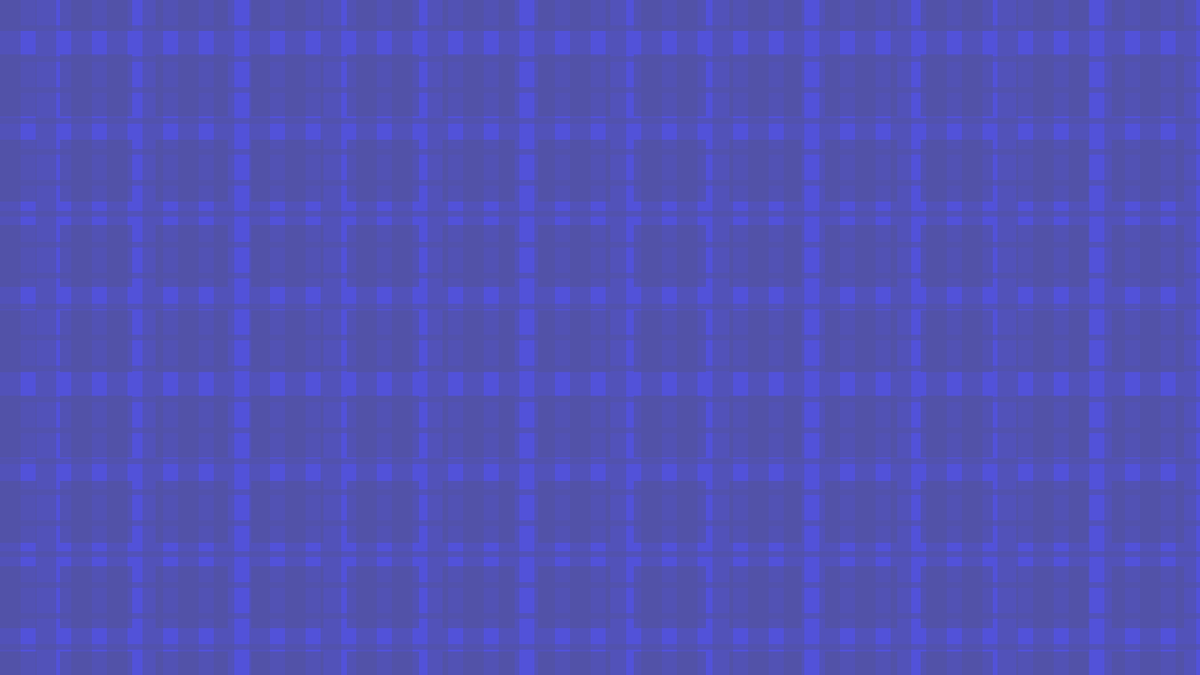
Frame 1 (no input)
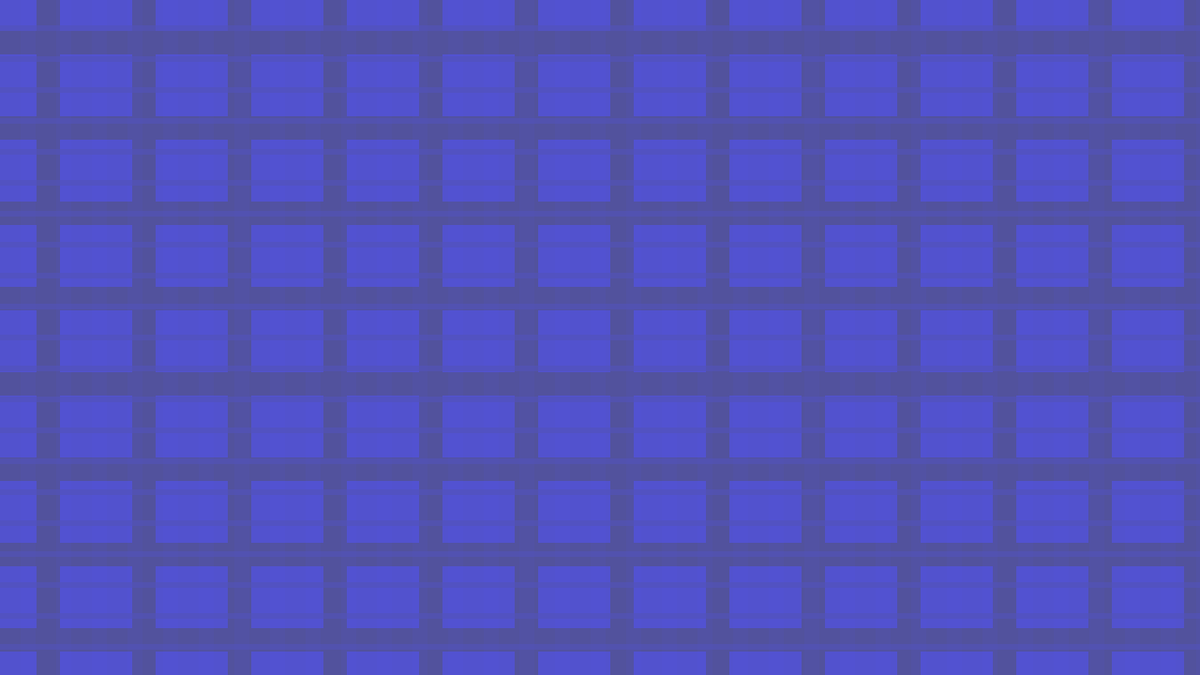
Frame 60 (the mouse pressed at the canvas centre just before this capture)
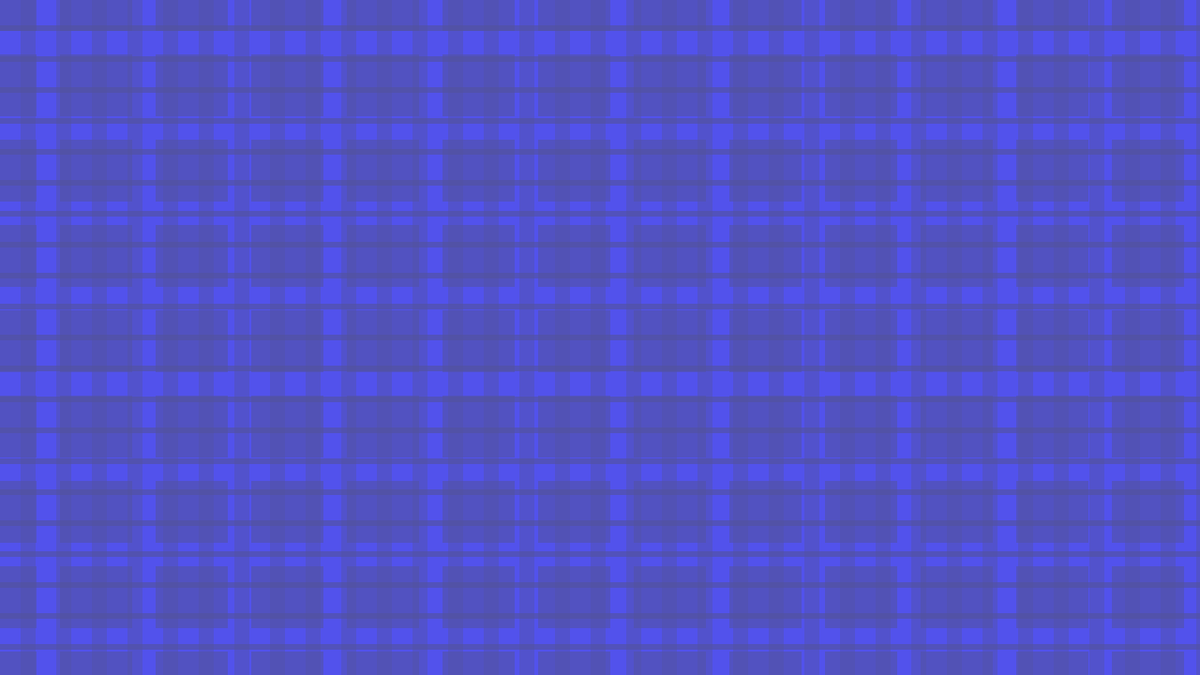
Frame 120 (the mouse held since frame 60 and released just before this capture)

The Processing sketch that drew these frames (run headless with seeded random() and noise(); from frame 60 on, the mouse is pressed at the canvas centre):

// Processing sketch: processing_161936
// ── processing_161936.pde

//I wanted to make an automatically generated plaid. The alignment didn't come out quite as I would have liked so I have to do more research on plaids.
//For the color palette, I wanted to be able to easily see what the plaid looks like in different color palettes, but also in different arrangements
//of one color palette. What does it look like if blue1 is in the foreground instead of blue2?, is the kind of question I'd find myself asking when
//working on a pattern. The sketch generates a color palette by generating a random base number and transparency number. Then, randomly picks which
//of Red, Green, or Blue in which to base the color palette. If Red is chosen, the base number is used as the values for green and blue in the resulting
//color. 



color[] palette = new color[4];
int zero;
int trans;
int tp;
int tempwidthinc=0, tempheightinc=0, layeronecol=0, layertwocol=0, layerthreecol=0, layerfourcol=0;
int timer=0, switcher=0;
int halfwide=0, halfhi=0;


void setup(){
  
  size(1280,720);
  halfwide=width/100;
  halfhi=height/100;
  background(255,255,255);
  rectMode(CORNER);
  noStroke();
  zero=(int)random(0,127);
  trans=(int)random(127,255);
  tp = (int)random(1,4);
  
      for(int i=0; i<palette.length; i++)
      {
        palette[i]= varcol ((int)random(127,255), tp);
        //println(palette[i]);
      }

tempwidthinc= (int)random(50, 100);
tempheightinc= (int)random(50, 100);
//println("height inc:"+tempheightinc+"  width inc:"+tempwidthinc);
/*layeronecol= (int)random(0,palette.length);
layertwocol= (int)random(0,palette.length);
layerthreecol= (int)random(0,palette.length);
layerfourcol= (int)random(0,palette.length);*/

layeronecol= 0;
layertwocol= 1;
layerthreecol= 2;
layerfourcol= 3;
    //println(layeronecol+" "+layertwocol+" "+layerthreecol+" "+layerfourcol+" ");
}



void draw(){
  
 background(palette[layerfourcol]);//set background to last color in the palette, also erases previous frame

//SQUARES LAYERS draw the under stripe, the squares, and the over stripe


  for(int i=-16-tempwidthinc/2; i<width; i+=tempwidthinc/2)
  {
   
     fill(palette[layertwocol]);
     for(int n=-10; n<height; n+=20)
     {
       rect(i,n,16,20);
     }
    
  }
 /* for(int i=-tempwidthinc/2; i<width; i+=tempwidthinc+25)
  {
   
     fill(palette[layerfourcol]);
     for(int n=-tempheightinc/2; n<height; n+=tempheightinc+25)
     {
       ellipse(i,n,10,10);
       ellipse(i+tempwidthinc,n+tempheightinc,10,10);
       ellipse(i,n+tempheightinc,10,10);
       ellipse(i+tempwidthinc,n,10,10);
       //ellipse(n,i,10,10);
     }
    
  }*/
  for(int i=-tempwidthinc/2; i<width; i+=tempwidthinc+25)
  {
    // println(i);

     fill(palette[layeronecol]);
     for(int n=-tempheightinc/2; n<height; n+=tempheightinc+25)
     {
       rect(i,n,tempwidthinc,tempheightinc);
     }
     
  }
  for(int i=-26; i<width+26; i+=26)
  {
   
     fill(palette[layerthreecol]);
     for(int n=-6-tempheightinc/2; n<height; n+=tempheightinc/2)
     {
   
       rect(i,n,26,6);
       //rect(i,(n+25),25,25);
     }
    
  }
  
  timer++;
  switcher++;
  //TIMER, switch up colors of the color palette after 1 second/48 frames
  if(timer>= (48*1))
  {
    timer=0;
    int temp= layeronecol;
    layeronecol= layertwocol;
    layertwocol= layerthreecol;
    layerthreecol= layerfourcol;
    layerfourcol= temp;
  //  println(layeronecol+" "+layertwocol+" "+layerthreecol+" "+layerfourcol+" ");
  }
  //GET NEW COLORS if switcher has counted 2 cycles of the current palette
  if(switcher>= (48*(palette.length)*2))
  {
     switcher=0;
     tp = (int)random(1,4);
     zero=(int)random(0,255);
     trans=(int)random(127,255);
  
      for(int i=0; i<palette.length; i++)
      {
        palette[i]= varcol ((int)random(0,255), tp);
        //println(palette[i]);
      }
     
    tempwidthinc= (int)random(50, 200);
    tempheightinc= (int)random(50, 150);
  }
  
}

public color varcol(int col, int type)
{
  color c;
  switch(type){
  case 1: return color(col,zero,zero,trans);
  case 2: return color(zero,col,zero,trans);
  case 3: return color(zero,zero,col,trans);
 
  }  
  return color(0,0,0);
  
}
